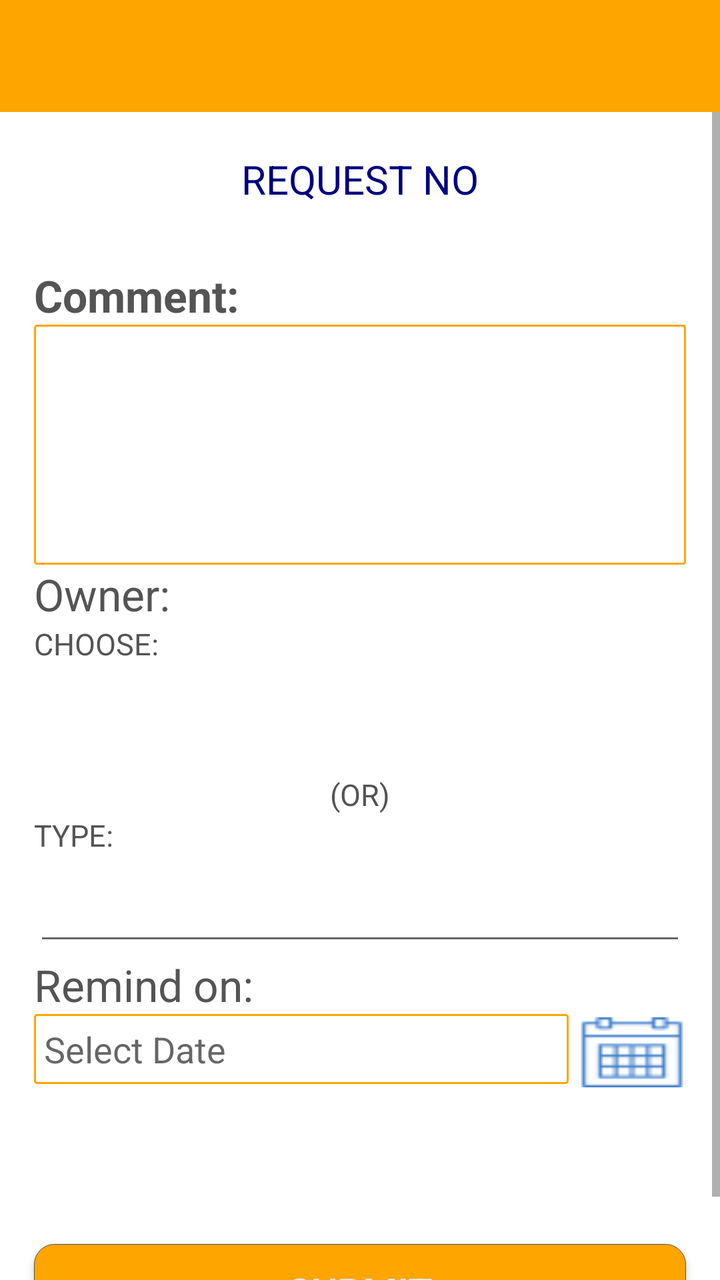
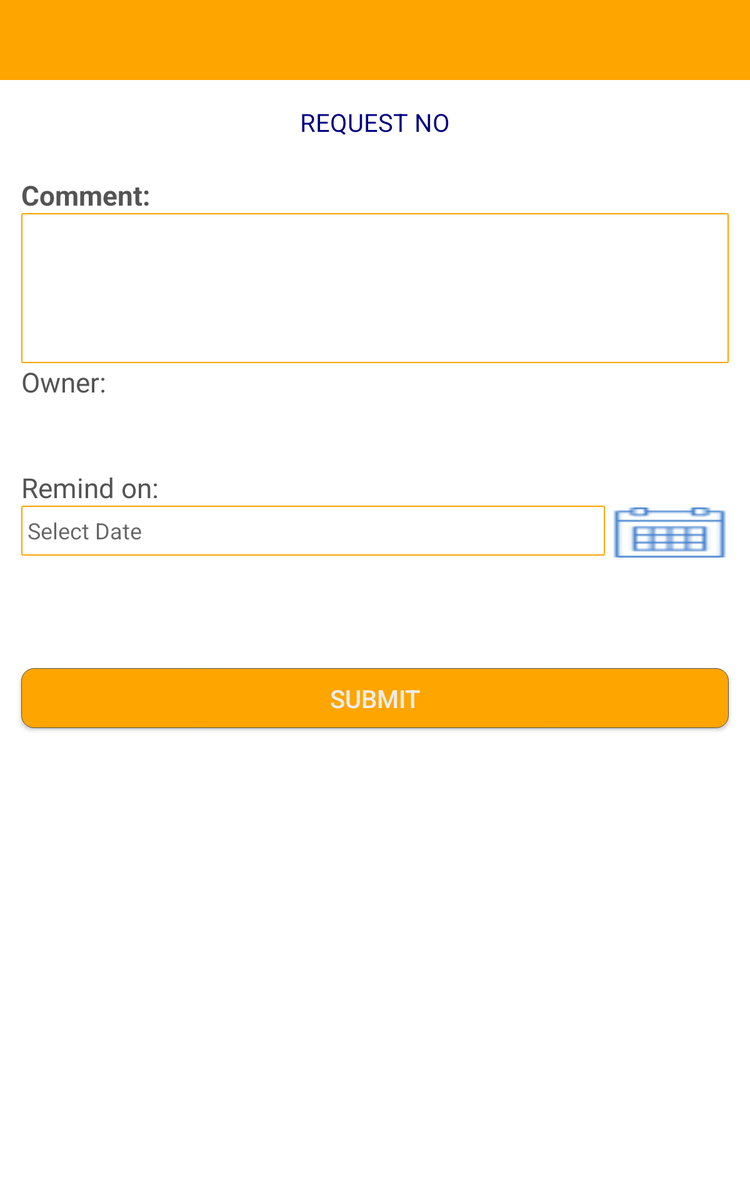

An Android layout and its configuration variant, each rendered on a device that would load it. The default file and the variant file are quoted in full after the pictures.
<!-- AndroidManifest.xml: application theme AppTheme -->
<!-- res/layout/mycomment.xml -->
<?xml version="1.0" encoding="utf-8"?>
<LinearLayout xmlns:android="http://schemas.android.com/apk/res/android"
    xmlns:app="http://schemas.android.com/apk/res-auto"
    android:id="@+id/card_view"
    android:layout_width="match_parent"
    android:layout_height="match_parent"
    android:background="@color/cardview_light_background"
    android:orientation="vertical">

    <android.support.v7.widget.Toolbar
        android:id="@+id/toolbar"
        android:layout_width="match_parent"
        android:layout_height="?attr/actionBarSize"
        android:background="#ffa500"
        app:layout_scrollFlags="scroll|enterAlways"
        app:popupTheme="@style/ThemeOverlay.AppCompat.Light"
        app:titleTextColor="@color/cardview_light_background" />

    <ScrollView
        android:layout_width="match_parent"
        android:layout_height="match_parent">

        <LinearLayout
            android:id="@+id/l2"
            android:layout_width="match_parent"
            android:layout_height="match_parent"
            android:layout_marginTop="5dp"
            android:orientation="vertical"
            android:weightSum="1">

            <TextView
                android:id="@+id/text_requestno"
                android:layout_width="wrap_content"
                android:layout_height="wrap_content"
                android:layout_gravity="center"
                android:layout_marginTop="15dp"
                android:text="REQUEST NO"
                android:textColor="#000080"
                android:textSize="20dp" />

            <TextView
                android:id="@+id/tvcomment"
                android:layout_width="wrap_content"
                android:layout_height="wrap_content"
                android:layout_marginLeft="17dp"
                android:layout_marginTop="30dp"
                android:text="Comment:"
                android:textColor="#545454"
                android:textSize="22dp"
                android:textStyle="bold" />

            <EditText
                android:id="@+id/etcomment"
                android:layout_width="match_parent"
                android:layout_height="120dp"
                android:layout_marginLeft="17dp"
                android:layout_marginRight="17dp"
                android:background="@drawable/edittextborder"
                android:ems="10"
                android:gravity="left|top"
                android:maxLines="3"
                android:padding="5dp"
                android:scaleType="centerCrop"
                android:text=""
                android:textColor="#545454" />

            <TextView
                android:id="@+id/tvowner"
                android:layout_width="wrap_content"
                android:layout_height="wrap_content"

                android:layout_marginLeft="17dp"
                android:text="Owner:"
                android:textColor="#545454"
                android:textSize="22dp" />

            <TextView

                android:id="@+id/textchoose"
                android:layout_width="324dp"
                android:layout_height="wrap_content"
                android:layout_marginLeft="17dp"
                android:layout_marginRight="17dp"
                android:text="CHOOSE:"
                android:textColor="#545454"
                android:textSize="15dp"  />

            <Spinner
                android:id="@+id/spinner"
                style="@style/spinner_style"
                android:layout_width="match_parent"
                android:layout_height="40dp"
                android:layout_marginLeft="17dp"
                android:layout_marginRight="17dp" />

            <TextView

                android:id="@+id/textor"
                android:layout_width="match_parent"
                android:layout_height="wrap_content"
                android:text="(OR)"
                android:textColor="#545454"
                android:gravity="center"
                android:textSize="15dp"
                android:layout_marginLeft="17dp"
                android:layout_marginRight="17dp" />
            <TextView

                android:id="@+id/texttypee"
                android:layout_width="match_parent"
                android:layout_height="wrap_content"
                android:text="TYPE:"
                android:textSize="15dp"
                android:textColor="#545454"
                android:layout_marginLeft="17dp"
                android:layout_marginRight="17dp"  />

            <AutoCompleteTextView
                android:id="@+id/autocomplete"
                android:layout_width="match_parent"
                android:layout_height="50dp"
                android:textColor="#545454"
                android:layout_marginLeft="17dp"
                android:layout_marginRight="17dp" />

            <TextView
                android:id="@+id/tvremind_on"
                android:layout_width="wrap_content"
                android:layout_height="wrap_content"

                android:layout_marginLeft="17dp"
                android:text="Remind on:"
                android:textColor="#545454"
                android:textSize="22dp" />

            <LinearLayout
                android:layout_width="match_parent"
                android:layout_height="40dp"
                android:layout_marginLeft="17dp"
                android:layout_marginRight="17dp"
                android:orientation="horizontal">


                <EditText
                    android:id="@+id/edt_on_date"
                    android:layout_width="0dp"
                    android:layout_height="35dp"
                    android:layout_marginRight="5dp"
                    android:layout_weight="1"
                    android:background="@drawable/edittextborder"
                    android:hint="Select Date"
                    android:paddingLeft="5dp"
                    android:singleLine="true"
                    android:textColor="#545454" />

                <Button
                    android:id="@+id/btn_date"
                    android:layout_width="0dp"
                    android:layout_height="35dp"
                    android:layout_weight="0.20"
                    android:background="@drawable/calendar"
                    android:gravity="left|center" />

            </LinearLayout>

            <Spinner
                android:id="@+id/spinner_remimnder"
                style="@style/spinner_style"
                android:layout_width="match_parent"
                android:layout_height="40dp"

                android:layout_marginLeft="17dp"
                android:layout_marginRight="17dp" />

            <Button
                android:id="@+id/btnsubmit"
                android:layout_width="match_parent"
                android:layout_height="wrap_content"
                android:layout_gravity="center"

                android:layout_marginBottom="15dp"
                android:layout_marginLeft="17dp"
                android:layout_marginRight="17dp"

                android:layout_marginTop="20dp"
                android:background="@drawable/btnselector"
                android:text="Submit"
                android:textColor="#ededed"
                android:textSize="20sp" />


        </LinearLayout>

    </ScrollView>
</LinearLayout>
<!-- resources referenced by this layout -->
<resources>
  <!-- drawable btnselector (drawable) -->
  <?xml version="1.0" encoding="utf-8"?>
  <selector xmlns:android="http://schemas.android.com/apk/res/android">
      <item android:drawable="@drawable/btnunselect" android:state_pressed="true"  />
      <item android:drawable="@drawable/btnshape"/>
  </selector>
  <!-- drawable calendar: png bitmap (drawable, 698 bytes) -->
  <!-- drawable edittextborder (drawable) -->
  <?xml version="1.0" encoding="utf-8"?>
  <shape
      xmlns:android="http://schemas.android.com/apk/res/android"
      android:shape="rectangle">
  
      <corners
          android:radius="1dp"
          />
      <solid android:color="#ffffff"
          />
      <stroke
          android:width="1dip"
          android:color="@color/colorPrimaryDark" />
  </shape>
  <style name="spinner_style">
          <item name="android:background">@drawable/spinnbackground</item>
          <item name="android:layout_marginLeft">10dp</item>
          <item name="android:layout_marginRight">10dp</item>
          <item name="android:layout_marginBottom">10dp</item>
          <item name="android:layout_marginTop">05dp</item>
          <item name="android:paddingLeft">3dp</item>
          <item name="android:paddingTop">1dp</item>
          <item name="android:paddingBottom">1dp</item>
  
  
      </style>
  <style name="AppTheme" parent="Theme.AppCompat.Light.NoActionBar">
  
          <item name="colorPrimaryDark">@color/colorPrimaryDark</item>
  
      </style>
  <!-- drawable btnunselect (drawable) -->
  <?xml version="1.0" encoding="utf-8"?>
  <shape xmlns:android="http://schemas.android.com/apk/res/android"
      android:padding="16dp"
      android:shape="rectangle" >
      <corners android:radius="10dp" />
      <gradient android:angle="270" android:endColor="#545454" android:startColor="#545454"/>
      <stroke android:width="1px" android:color="#545454" />
  
  </shape>
  <!-- drawable btnshape (drawable) -->
  <?xml version="1.0" encoding="utf-8"?>
  <shape xmlns:android="http://schemas.android.com/apk/res/android"
      android:padding="16dp"
      android:shape="rectangle" >
      <corners android:radius="10dp" />
      <gradient android:angle="270" android:endColor="#ffa500" android:startColor="#ffa500"/>
      <stroke android:width="1px" android:color="#545454" />
     
  </shape>
  <color name="colorPrimaryDark">#ffa500</color>
  <!-- drawable spinnbackground (drawable) -->
  <?xml version="1.0" encoding="utf-8"?>
   <layer-list xmlns:android="http://schemas.android.com/apk/res/android" >
      <item>
          <shape>
              <solid android:color="#ffffff" />
  
              <stroke
                  android:width="1dp"
                  android:color="#ffa500" />
  
              <padding
                  android:bottom="10dp"
                  android:left="20dp"
                  android:right="1dp"
                  android:top="10dp" />
          </shape>
      </item>
      <item>
          <bitmap
              android:gravity="end|right"
              android:src="@drawable/ic_down" />
      </item>
      </layer-list>
</resources>
<!-- res/layout-sw600dp/mycomment.xml (the repository's variant of the layout above) -->
<!-- drawn on a 7-inch tablet held upright -->
<?xml version="1.0" encoding="utf-8"?>
<LinearLayout xmlns:android="http://schemas.android.com/apk/res/android"
    xmlns:app="http://schemas.android.com/apk/res-auto"
    android:id="@+id/card_view"
    android:layout_width="match_parent"
    android:layout_height="match_parent"
    android:background="@color/cardview_light_background"
    android:orientation="vertical">

    <android.support.v7.widget.Toolbar
        android:id="@+id/toolbar"
        android:layout_width="match_parent"
        android:layout_height="?attr/actionBarSize"
        android:background="#ffa500"
        app:layout_scrollFlags="scroll|enterAlways"
        app:popupTheme="@style/ThemeOverlay.AppCompat.Light"
        app:titleTextColor="@color/cardview_light_background" />

    <ScrollView
        android:layout_width="match_parent"
        android:layout_height="match_parent">

        <LinearLayout
            android:id="@+id/l2"
            android:layout_width="match_parent"
            android:layout_height="match_parent"
            android:layout_marginTop="5dp"
            android:orientation="vertical">

            <TextView
                android:id="@+id/text_requestno"
                android:layout_width="wrap_content"
                android:layout_height="wrap_content"
                android:layout_gravity="center"
                android:layout_marginTop="15dp"
                android:text="REQUEST NO"
                android:textColor="#000080"
                android:textSize="20dp" />

            <TextView
                android:id="@+id/tvcomment"
                android:layout_width="wrap_content"
                android:layout_height="wrap_content"
                android:layout_marginLeft="17dp"
                android:layout_marginTop="30dp"
                android:text="Comment:"
                android:textColor="#545454"
                android:textSize="22dp"
                android:textStyle="bold" />

            <EditText
                android:id="@+id/etcomment"
                android:layout_width="match_parent"
                android:layout_height="120dp"
                android:layout_marginLeft="17dp"
                android:layout_marginRight="17dp"
                android:background="@drawable/edittextborder"
                android:ems="10"
                android:gravity="left|top"
                android:maxLines="3"
                android:padding="5dp"
                android:scaleType="centerCrop"
                android:text=""
                android:textColor="#545454" />

            <TextView
                android:id="@+id/tvowner"
                android:layout_width="wrap_content"
                android:layout_height="wrap_content"

                android:layout_marginLeft="17dp"
                android:text="Owner:"
                android:textColor="#545454"
                android:textSize="22dp" />

            <Spinner
                android:id="@+id/spinner"
                style="@style/spinner_style"
                android:layout_width="match_parent"
                android:layout_height="40dp"
                android:layout_marginLeft="17dp"
                android:layout_marginRight="17dp" />

            <TextView
                android:id="@+id/tvremind_on"
                android:layout_width="wrap_content"
                android:layout_height="wrap_content"

                android:layout_marginLeft="17dp"
                android:text="Remind on:"
                android:textColor="#545454"
                android:textSize="22dp" />

            <LinearLayout
                android:layout_width="match_parent"
                android:layout_height="50dp"
                android:layout_marginLeft="17dp"
                android:layout_marginRight="17dp"
                android:layout_marginBottom="5dp"
                android:orientation="horizontal">


                <EditText
                    android:id="@+id/edt_on_date"
                    android:layout_width="0dp"
                    android:layout_height="40dp"
                    android:layout_marginRight="5dp"
                    android:layout_weight="1"
                    android:background="@drawable/edittextborder"
                    android:hint="Select Date"

                    android:paddingLeft="5dp"
                    android:singleLine="true"
                    android:textColor="#545454" />

                <Button
                    android:id="@+id/btn_date"
                    android:layout_width="0dp"
                    android:layout_height="40dp"
                    android:layout_weight="0.20"
                    android:background="@drawable/calendar"
                    android:gravity="left|center" />

            </LinearLayout>

            <Spinner
                android:id="@+id/spinner_remimnder"
                style="@style/spinner_style"
                android:layout_width="match_parent"
                android:layout_height="40dp"

                android:layout_marginLeft="17dp"
                android:layout_marginRight="17dp" />

            <Button
                android:id="@+id/btnsubmit"
                android:layout_width="match_parent"
                android:layout_height="wrap_content"
                android:layout_gravity="center"

                android:layout_marginBottom="15dp"
                android:layout_marginLeft="17dp"
                android:layout_marginRight="17dp"

                android:layout_marginTop="20dp"
                android:background="@drawable/btnselector"
                android:text="Submit"
                android:textColor="#ededed"
                android:textSize="20sp" />


        </LinearLayout>

    </ScrollView>
</LinearLayout>
